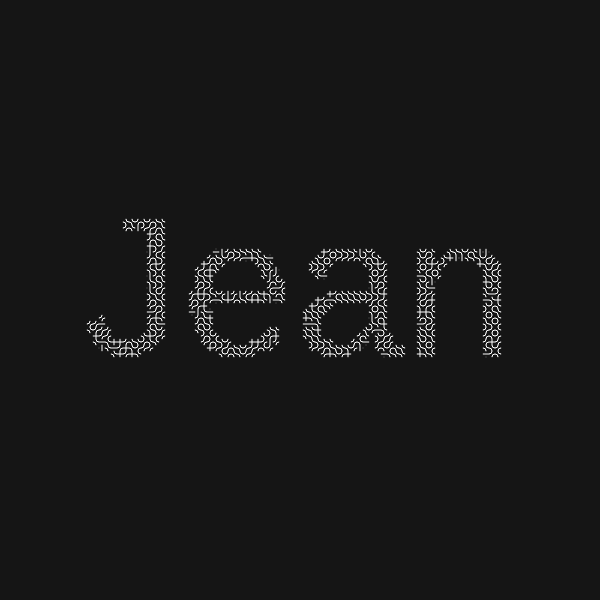
Frame 1 (no input)
Frame 2 (the mouse pressed at the canvas centre, redrawn once): identical to frame 1, image omitted

The p5.js sketch that drew this single still picture (run headless with seeded random() and noise() and a simulated clock; the mouse was pressed at the canvas centre and the sketch redrawn once):

// p5.js sketch
// ── sketch.js
const stringText = "Jean";
const num = 100;
let textImg;
let points = [];
let size;

function setup() {
  createCanvas(600, 600);

  noLoop();
  smooth();
  pixelDensity(devicePixelRatio * 4);
  setupText();
  background(21);
  angleMode(DEGREES);
  size = floor(width / num);

  for (let y = 0; y < textImg.height; y += size) {
    for (let x = 0; x < textImg.width; x += size) {
      const index = (x + y * textImg.width) * 4;
      const r = textImg.pixels[index + 0];

      if (r > 128) {
        points.push({
          ...createVector(x, y),
          rotation: floor(random(4)) * 90,
          type: random(2.2),
        });
      }
    }
  }
}

function setupText() {
  textImg = createGraphics(width, height);
  textImg.pixelDensity(1);
  textImg.background(0);
  textImg.fill(255);
  textImg.textAlign(CENTER, CENTER);
  textImg.textSize(200);
  textImg.text(stringText, width / 2, height / 2);
  textImg.loadPixels();
}

function draw() {
  background(21);

  stroke(255);
  for (let i = 0; i < points.length; i++) {
    const { x, y, rotation, type } = points[i];
    noFill();
    push();

    translate(x, y);

    rotate(rotation);

    if (type < 1.8) {
      arc(size / 2, -size / 2, size, size, 90, 180);
      arc(-size / 2, size / 2, size, size, -90, 0);
    } else if (type < 2) {
      line(-size / 2, 0, size / 2, 0);
      line(0, -size / 2, 0, size / 2);
    } else {
      line(-size / 2, 0, size / 2, 0);
      point(0, -size / 2);
      point(0, size / 2);
    }

    pop();

    // push();
    // stroke(255, 0, 0);
    // square(x, y, size);
    // pop();
  }
}
